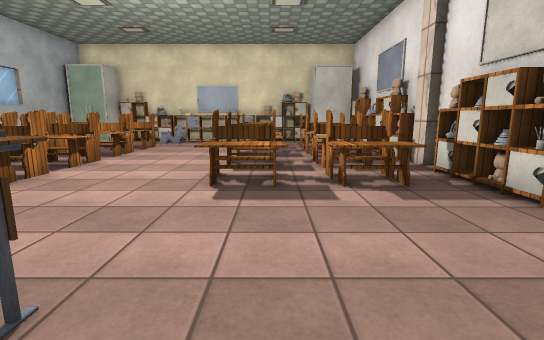
view 1 (above)

18 first-person views from a walk through a Unity game level. The camera is 1.3 m above the floor, tilts 10° down and sees 85° across. The floor is counted in squares, 1 m on a side. Each view is taken from the middle of a square. On the plan, view 1 faces up. The plan holds only what a view shows up to about 14 squares ahead; the rest is blank. Surface patterns are stand-ins for the level's own textures.

view 2
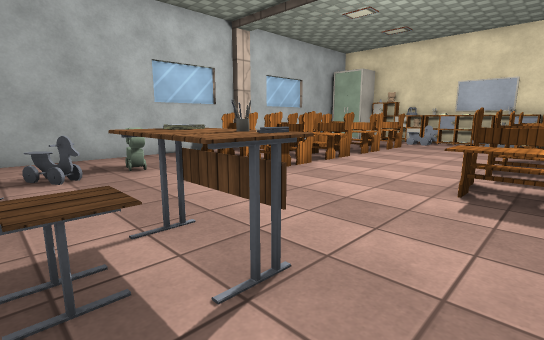

view 3
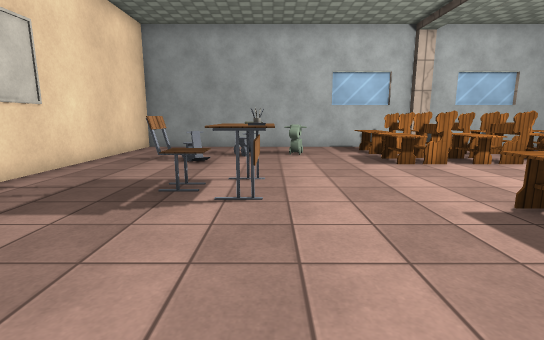

view 4
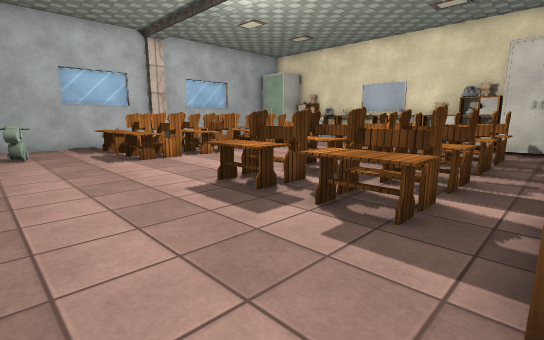

view 5
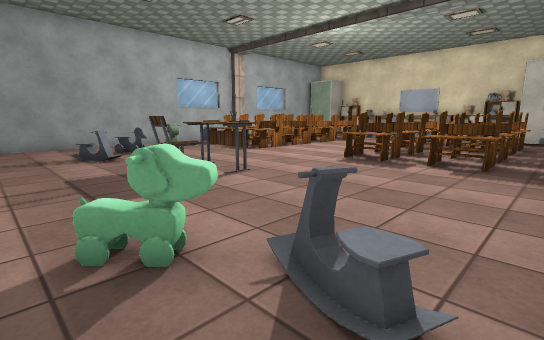

view 6
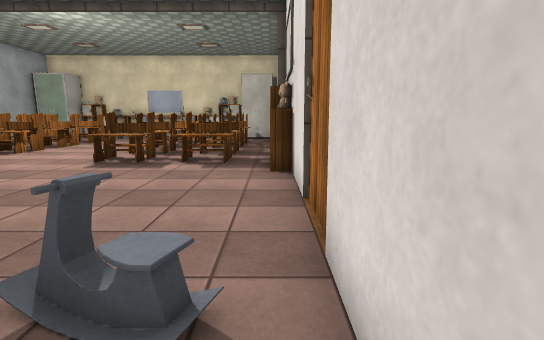

view 7
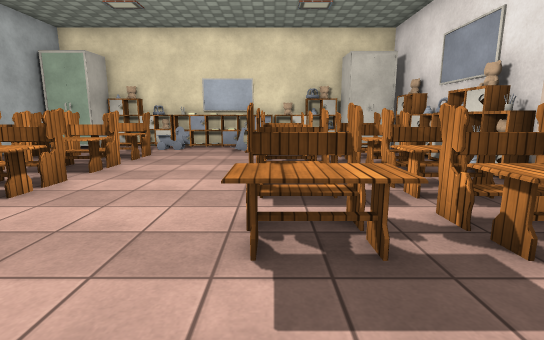

view 8
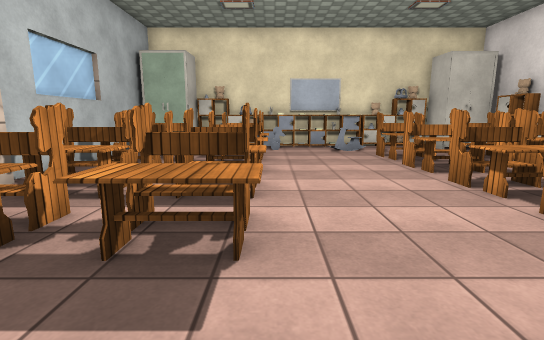

view 9
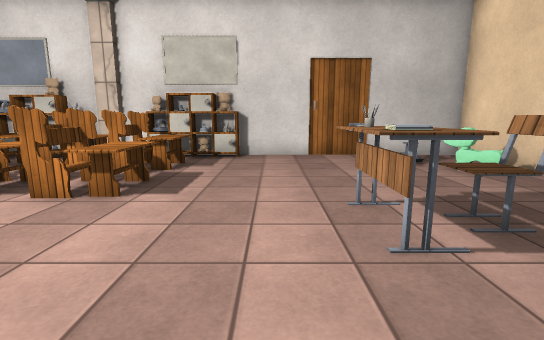

view 10
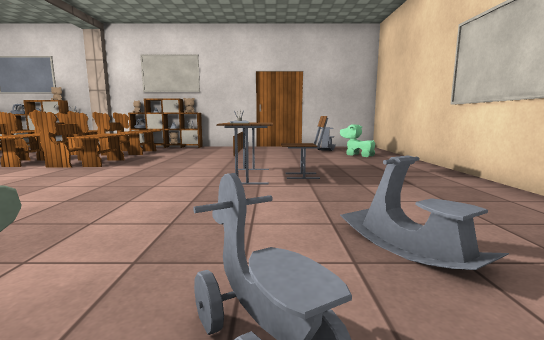

view 11
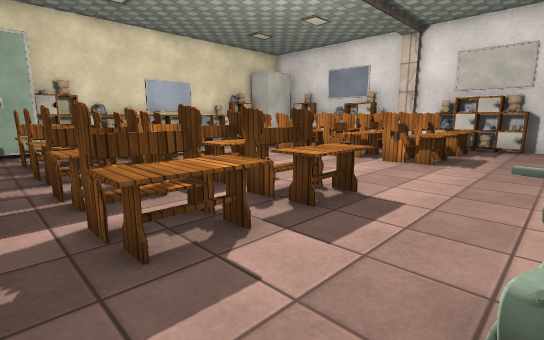

view 12
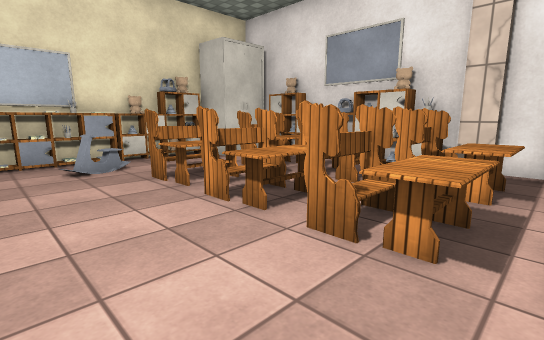

view 13
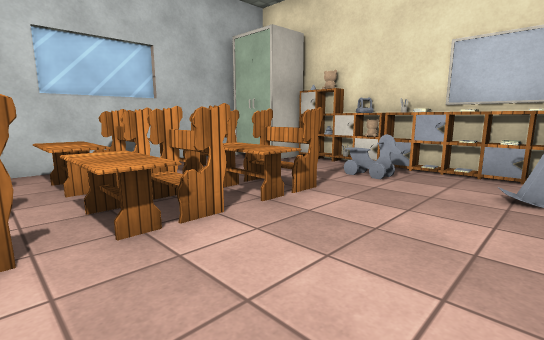

view 14
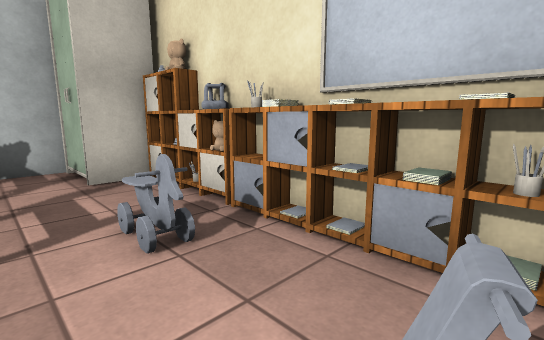

view 15
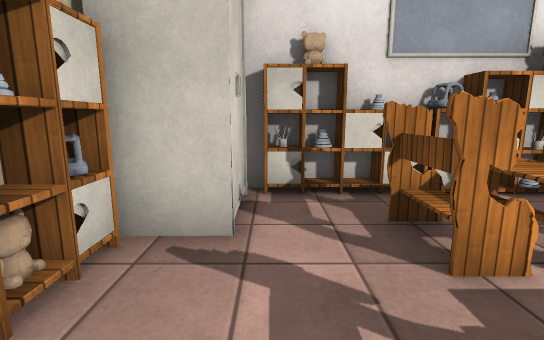

view 16
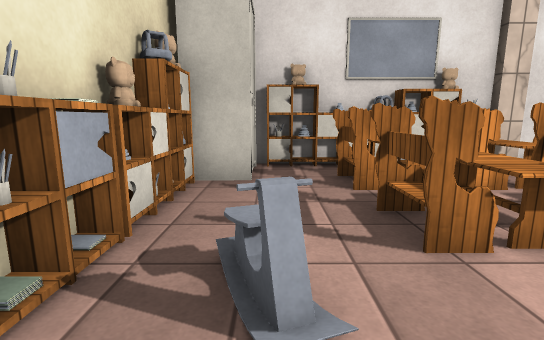

view 17
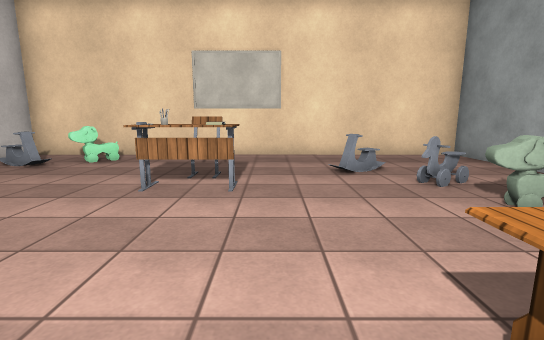

view 18
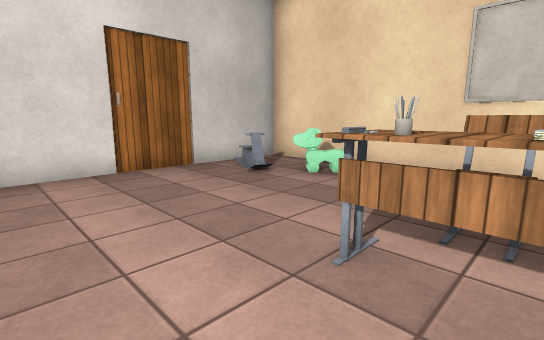

### Floor plan
Points are (right, up) in squares from view 1. A wall is a line through its corners. A room is listed if a view was taken in it or the views show most of it. See-through windows are left out.
Room 1 (views 1, 2, 3, 4, 5, 6, 7, 8, 9, 10, 11, 12, 13, 14, 15, 16, 17, 18)
walls: (4.2, 8.1) (4.2, 8.6); (-10.2, 9) (-10.2, 8.2) (-10.6, 8.2); (-1.6, -3.6) (4.5, -3.6) (4.5, 16.6); (-7.4, 17) (-8.5, 17); (-10.5, 15.8) (-10.5, -3.6) (-4.4, -3.6)
ways out: gap at (-10, 9)
objects: desk (-9, 6) to (-8, 7); desk (-9, 8) to (-8, 9); desk (-9, 10) to (-8, 11); desk (-9, 12) to (-8, 13); other object (-9, 16) to (-9, 17); other object (-8, 3) to (-7, 3); bike (-7, 1); desk (-7, 6) to (-5, 7); desk (-7, 8) to (-5, 9); desk (-7, 10) to (-5, 11); desk (-7, 12) to (-5, 13); other object (-7, 16); rack (-7, 17); other object (-6, 0); other object (-6, 17); bike (-5, 15); other object (-5, 17); other object (-4, 17); other object (-3, 0) to (-2, 1); other object (-3, 2); rack (-3, 17); other object (-2, 2); other object (-2, 15); other object (-2, 17); desk (-1, 6) to (0, 7); desk (-1, 8) to (0, 9); desk (-1, 10) to (0, 11); desk (-1, 12) to (0, 13); other object (-1, 17); other object (0, 16); other object (0, 17); other object (1, -2) to (2, -2); desk (1, 6) to (3, 7); desk (1, 8) to (3, 9); desk (1, 10) to (3, 11); desk (1, 12) to (3, 13); rack (1, 17); other object (3, -1); other object (3, 5); other object (3, 16) to (3, 17); rack (4, 4) to (4, 5); other object (4, 6); rack (4, 7); rack (4, 9); other object (4, 10); other object (4, 11); rack (4, 12); other object (4, 13); other object (4, 14); rack (4, 15)

Where each view was taken, in squares from view 1:
view 1: 0 up, 0 right, facing up
view 2: 0 up, 0 right, facing up-left
view 3: 2 up, 3 right, facing left
view 4: 2 up, 4 right, facing up-left
view 5: 3 down, 4 right, facing up-left
view 6: 3 down, 4 right, facing up
view 7: 3 up, 1 left, facing up
view 8: 3 up, 5 left, facing up
view 9: 3 up, 6 left, facing right
view 10: 1 up, 9 left, facing right
view 11: 3 up, 10 left, facing up-right
view 12: 7 up, 4 left, facing up-right
view 13: 9 up, 2 left, facing up-left
view 14: 14 up, 2 left, facing up-left
view 15: 15 up, 1 left, facing right
view 16: 15 up, 4 left, facing right
view 17: 7 up, 4 left, facing down
view 18: 4 up, 3 left, facing down-right
